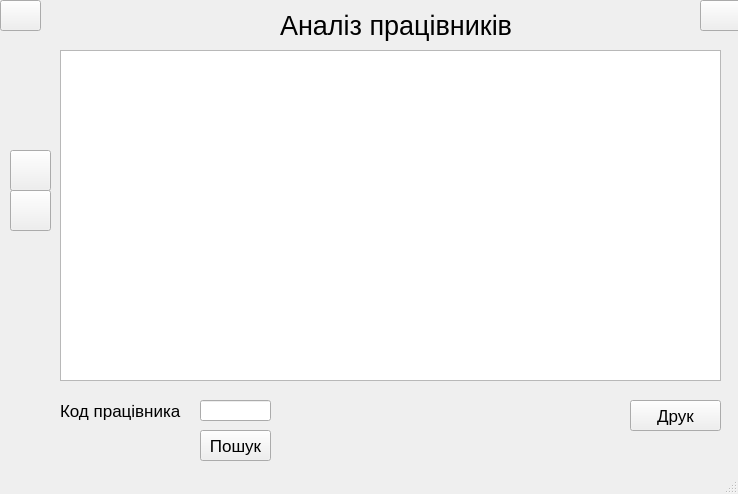
<?xml version="1.0" encoding="UTF-8"?>
<ui version="4.0">
 <class>MainWindow</class>
 <widget class="QMainWindow" name="MainWindow">
  <property name="geometry">
   <rect>
    <x>0</x>
    <y>0</y>
    <width>738</width>
    <height>494</height>
   </rect>
  </property>
  <property name="windowTitle">
   <string>MainWindow</string>
  </property>
  <widget class="QWidget" name="centralwidget">
   <widget class="QPushButton" name="up_button">
    <property name="geometry">
     <rect>
      <x>10</x>
      <y>150</y>
      <width>41</width>
      <height>41</height>
     </rect>
    </property>
    <property name="font">
     <font>
      <pointsize>13</pointsize>
     </font>
    </property>
    <property name="text">
     <string/>
    </property>
    <property name="icon">
     <iconset resource="../resources.qrc">
      <normaloff>:/newPrefix/assets/up_arrow.png</normaloff>:/newPrefix/assets/up_arrow.png</iconset>
    </property>
    <property name="iconSize">
     <size>
      <width>30</width>
      <height>30</height>
     </size>
    </property>
   </widget>
   <widget class="QPushButton" name="pushButton">
    <property name="geometry">
     <rect>
      <x>630</x>
      <y>400</y>
      <width>91</width>
      <height>31</height>
     </rect>
    </property>
    <property name="font">
     <font>
      <pointsize>13</pointsize>
     </font>
    </property>
    <property name="text">
     <string>Друк</string>
    </property>
   </widget>
   <widget class="QPushButton" name="find_button">
    <property name="geometry">
     <rect>
      <x>200</x>
      <y>430</y>
      <width>71</width>
      <height>31</height>
     </rect>
    </property>
    <property name="font">
     <font>
      <pointsize>13</pointsize>
     </font>
    </property>
    <property name="text">
     <string>Пошук</string>
    </property>
   </widget>
   <widget class="QPushButton" name="back_button">
    <property name="geometry">
     <rect>
      <x>0</x>
      <y>0</y>
      <width>41</width>
      <height>31</height>
     </rect>
    </property>
    <property name="font">
     <font>
      <pointsize>2</pointsize>
     </font>
    </property>
    <property name="text">
     <string/>
    </property>
    <property name="icon">
     <iconset resource="../resources.qrc">
      <normaloff>:/newPrefix/assets/arrow.png</normaloff>:/newPrefix/assets/arrow.png</iconset>
    </property>
    <property name="iconSize">
     <size>
      <width>25</width>
      <height>25</height>
     </size>
    </property>
   </widget>
   <widget class="QLineEdit" name="find_field">
    <property name="geometry">
     <rect>
      <x>200</x>
      <y>400</y>
      <width>71</width>
      <height>21</height>
     </rect>
    </property>
    <property name="font">
     <font>
      <pointsize>10</pointsize>
     </font>
    </property>
   </widget>
   <widget class="QPushButton" name="down_button">
    <property name="geometry">
     <rect>
      <x>10</x>
      <y>190</y>
      <width>41</width>
      <height>41</height>
     </rect>
    </property>
    <property name="text">
     <string/>
    </property>
    <property name="icon">
     <iconset resource="../resources.qrc">
      <normaloff>:/newPrefix/assets/down_arrow.png</normaloff>:/newPrefix/assets/down_arrow.png</iconset>
    </property>
    <property name="iconSize">
     <size>
      <width>30</width>
      <height>30</height>
     </size>
    </property>
   </widget>
   <widget class="QLabel" name="label_2">
    <property name="geometry">
     <rect>
      <x>60</x>
      <y>400</y>
      <width>121</width>
      <height>21</height>
     </rect>
    </property>
    <property name="font">
     <font>
      <pointsize>13</pointsize>
     </font>
    </property>
    <property name="text">
     <string>Код працівника</string>
    </property>
   </widget>
   <widget class="QLabel" name="label">
    <property name="geometry">
     <rect>
      <x>280</x>
      <y>10</y>
      <width>271</width>
      <height>31</height>
     </rect>
    </property>
    <property name="font">
     <font>
      <pointsize>20</pointsize>
     </font>
    </property>
    <property name="text">
     <string>Аналіз працівників</string>
    </property>
   </widget>
   <widget class="QTableWidget" name="tableWidget">
    <property name="geometry">
     <rect>
      <x>60</x>
      <y>50</y>
      <width>661</width>
      <height>331</height>
     </rect>
    </property>
    <property name="font">
     <font>
      <pointsize>9</pointsize>
     </font>
    </property>
    <property name="columnCount">
     <number>0</number>
    </property>
    <attribute name="verticalHeaderVisible">
     <bool>false</bool>
    </attribute>
   </widget>
   <widget class="QPushButton" name="exit_button">
    <property name="geometry">
     <rect>
      <x>700</x>
      <y>0</y>
      <width>41</width>
      <height>31</height>
     </rect>
    </property>
    <property name="font">
     <font>
      <pointsize>2</pointsize>
     </font>
    </property>
    <property name="text">
     <string/>
    </property>
    <property name="icon">
     <iconset resource="../resources.qrc">
      <normaloff>:/newPrefix/assets/exit.png</normaloff>:/newPrefix/assets/exit.png</iconset>
    </property>
    <property name="iconSize">
     <size>
      <width>25</width>
      <height>25</height>
     </size>
    </property>
   </widget>
  </widget>
  <widget class="QStatusBar" name="statusbar"/>
 </widget>
 <resources>
  <include location="../resources.qrc"/>
 </resources>
 <connections/>
</ui>
